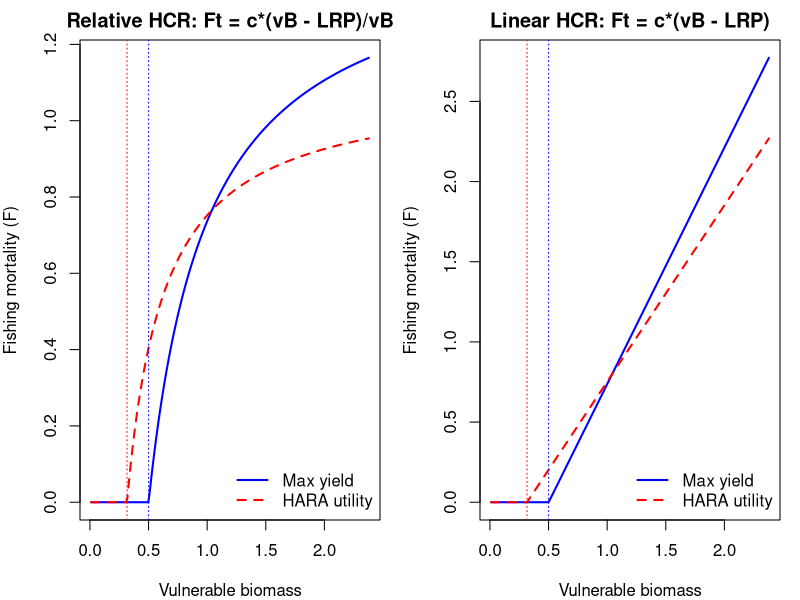
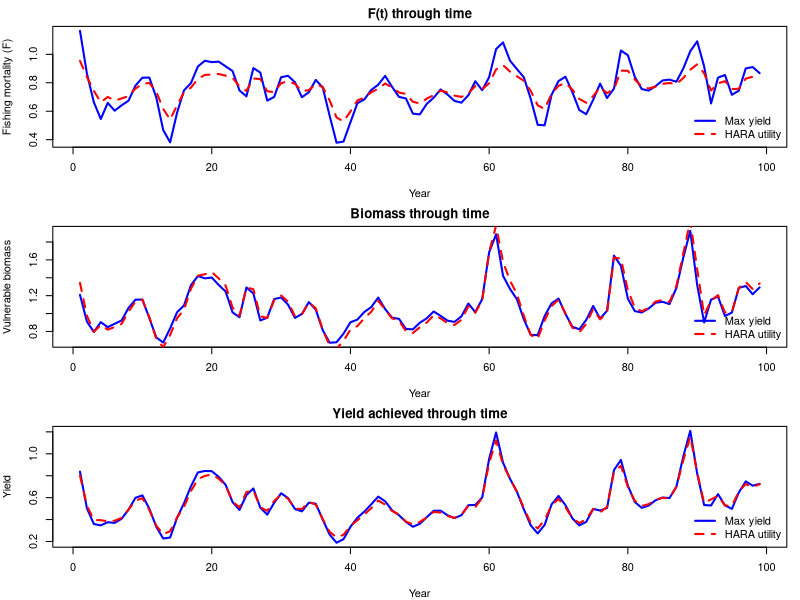
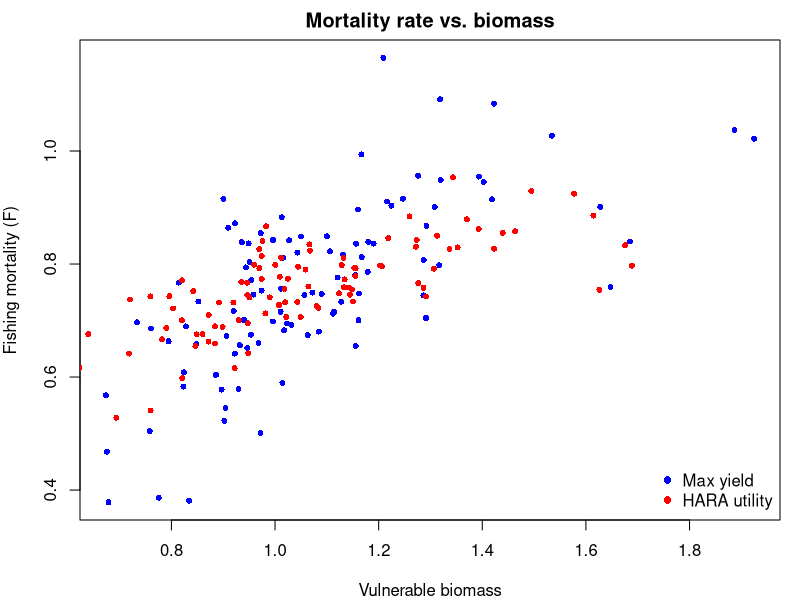

These charts were generated, in order, by the following R code:
# life history inputs
vul <- c(0.05, 0.174, 0.571, 0.899, 1.000, 0.6)
wa <- c(0.05, 0.104, 0.145, 0.186, 0.212, 0.253)
mat <- c(0.05, 0.20, 0.82, 0.99, 1.00, 1.00)
M <- 0.4
n_ages <- length(mat)

# survivorship
lo <- numeric(n_ages)
lo[1] <- 1
for (i in 2:n_ages) lo[i] <- lo[i - 1] * exp(-M)
lo[n_ages] <- lo[n_ages - 1] / (1 - exp(-M))

# recruitment params
Ro <- 10
recK <- 5
sbro <- sum(lo * mat * wa)
ln_alpha <- log(recK / sbro)
br <- (ln_alpha + log(sbro)) / (Ro * sbro)
ninit <- Ro * lo

# simulation settings
n_years <- 100
sdr <- 0.6
set.seed(199)
wt <- rnorm(n_years - 1, 0, sdr)

# objective function using Ft = cslope * (vb - lrp)/vb
get_yield_hcr <- function(par, wt, upow) {
  lrp <- par[1]
  cslope <- par[2]

  log_n <- matrix(-Inf, nrow = n_years, ncol = n_ages)
  log_n[1, ] <- log(ninit)
  ssb <- yield <- vul_bio <- numeric(n_years)
  ssb[1] <- sum(exp(log_n[1, ]) * mat * wa)
  vul_bio[1] <- sum(exp(log_n[1, ]) * wa * vul)

  for (t in 2:n_years) {
    Ft <- max(0, cslope * (vul_bio[t - 1] - lrp) / vul_bio[t - 1])
    Zt <- Ft * vul + M
    log_n[t, 1] <- ln_alpha + log(ssb[t - 1]) - br * ssb[t - 1] + wt[t - 1]
    for (a in 2:n_ages) {
      log_n[t, a] <- log_n[t - 1, a - 1] - Zt[a - 1]
    }
    log_n[t, n_ages] <- log(
      exp(log_n[t, n_ages]) +
        exp(log_n[t - 1, n_ages]) * exp(-Zt[n_ages])
    )
    ssb[t] <- sum(exp(log_n[t, ]) * mat * wa)
    vul_bio[t] <- sum(exp(log_n[t, ]) * wa * vul)
    yield[t] <- sum(exp(log_n[t, ]) * wa * Ft * vul / Zt * (1 - exp(-Zt)))
  }
  -mean((yield[-1])^upow)
}

# thinking abou hyperbolic absolute risk aversion (HARA)
# https://en.wikipedia.org/wiki/Hyperbolic_absolute_risk_aversion
get_upow <- function(certainty, high, low = 0, p = 0.5) {
  log(p) / log(certainty / high)
}

# Example: prefers 20 fish for sure vs. 0/200 gamble at 50-50 odds
get_upow(20, 50)

# upow = 1 (max yield objective)
# upow --> 0 stronger risk aversion and approximates log(catches)

opt_yield <- optim(c(0, 0), get_yield_hcr,
  wt = wt, upow = 1 # max yield
)

# optimize for upow = 0.6 risk-averse (HARA utility)
opt_hara <- optim(c(0, 0), get_yield_hcr,
                  wt = wt, upow = 0.6
)

# extract parameters
lrp_yield <- opt_yield$par[1]
cslope_yield <- opt_yield$par[2]
lrp_hara <- opt_hara$par[1]
cslope_hara <- opt_hara$par[2]

# Create biomass values
xvals <- seq(0.01, sum(ninit * wa * vul), length.out = 200)

# Relative HCRs (your rule)
F_yield <- ifelse(xvals > lrp_yield,
                  cslope_yield * (xvals - lrp_yield) / xvals, 0
)
F_hara <- ifelse(xvals > lrp_hara,
                 cslope_hara * (xvals - lrp_hara) / xvals, 0
)

# linear HCRs
F_yield_lin <- ifelse(xvals > lrp_yield,
                      cslope_yield * (xvals - lrp_yield), 0
)
F_hara_lin <- ifelse(xvals > lrp_hara,
                     cslope_hara * (xvals - lrp_hara), 0
)

# plot
par(mfrow = c(1, 2), mar = c(4, 4, 2, 1))

# Panel 1: Relative (space we optimized in)
plot(xvals, F_yield,
     type = "l", lwd = 2, col = "blue",
     xlab = "Vulnerable biomass", ylab = "Fishing mortality (F)",
     main = "Relative HCR: Ft = c*(vB - LRP)/vB", 
     ylim = c(0, max(F_yield, F_hara))
)
lines(xvals, F_hara, col = "red", lwd = 2, lty = 2)
abline(v = lrp_yield, col = "blue", lty = 3)
abline(v = lrp_hara, col = "red", lty = 3)
legend("bottomright",
       legend = c("Max yield", "HARA utility"),
       col = c("blue", "red"), lty = c(1, 2), lwd = 2, bty = "n"
)

# Panel 2: Linear (space stakeholders and managers want to see)
plot(xvals, F_yield_lin,
     type = "l", lwd = 2, col = "blue",
     xlab = "Vulnerable biomass", ylab = "Fishing mortality (F)",
     main = "Linear HCR: Ft = c*(vB - LRP)", 
     ylim = c(0, max(F_yield_lin, F_hara_lin))
)
lines(xvals, F_hara_lin, col = "red", lwd = 2, lty = 2)
abline(v = lrp_yield, col = "blue", lty = 3)
abline(v = lrp_hara, col = "red", lty = 3)
legend("bottomright",
       legend = c("Max yield", "HARA utility"),
       col = c("blue", "red"), lty = c(1, 2), lwd = 2, bty = "n"
)

# simulate dynamics
simulate_dynamics <- function(lrp, cslope, wt) {
  log_n <- matrix(-Inf, nrow = n_years, ncol = n_ages)
  log_n[1, ] <- log(ninit)
  ssb <- yield <- vul_bio <- F_out <- numeric(n_years)
  ssb[1] <- sum(exp(log_n[1, ]) * mat * wa)
  vul_bio[1] <- sum(exp(log_n[1, ]) * wa * vul)
  for (t in 2:n_years) {
    Ft <- max(0, cslope * (vul_bio[t - 1] - lrp) / vul_bio[t - 1])
    Zt <- Ft * vul + M
    F_out[t] <- Ft
    log_n[t, 1] <- ln_alpha + log(ssb[t - 1]) - br * ssb[t - 1] + wt[t - 1]
    for (a in 2:n_ages) {
      log_n[t, a] <- log_n[t - 1, a - 1] - Zt[a - 1]
    }
    log_n[t, n_ages] <- log(
      exp(log_n[t, n_ages]) +
        exp(log_n[t - 1, n_ages]) * exp(-Zt[n_ages])
    )
    ssb[t] <- sum(exp(log_n[t, ]) * mat * wa)
    vul_bio[t] <- sum(exp(log_n[t, ]) * wa * vul)
    yield[t] <- sum(exp(log_n[t, ]) * wa * Ft * vul / Zt * (1 - exp(-Zt)))
  }
  list(vul_bio = vul_bio, yield = yield, F = F_out)
}

# simulate under each rule
dyn_yield <- simulate_dynamics(lrp_yield, cslope_yield, wt)
dyn_hara  <- simulate_dynamics(lrp_hara, cslope_hara, wt)

# plot biomass, yield, and fishing mortality
par(mfrow = c(3, 1), mar = c(4, 4, 2, 1))

# 1. Fishing mortality
plot(dyn_yield$F[-1], type = "l", col = "blue", lwd = 2,
     ylab = "Fishing mortality (F)", xlab = "Year", main = "F(t) through time")
lines(dyn_hara$F[-1], col = "red", lwd = 2, lty = 2)
legend("bottomright", legend = c("Max yield", "HARA utility"),
       col = c("blue", "red"), lty = c(1, 2), lwd = 2, bty = "n")

# 2. Vulnerable biomass
plot(dyn_yield$vul_bio[-1], type = "l", col = "blue", lwd = 2,
     ylab = "Vulnerable biomass", xlab = "Year", main = "Biomass through time")
lines(dyn_hara$vul_bio[-1], col = "red", lwd = 2, lty = 2)
legend("bottomright", legend = c("Max yield", "HARA utility"),
       col = c("blue", "red"), lty = c(1, 2), lwd = 2, bty = "n")

# 3. Yield
plot(dyn_yield$yield[-1], type = "l", col = "blue", lwd = 2,
     ylab = "Yield", xlab = "Year", main = "Yield achieved through time")
lines(dyn_hara$yield[-1], col = "red", lwd = 2, lty = 2)
legend("bottomright", legend = c("Max yield", "HARA utility"),
       col = c("blue", "red"), lty = c(1, 2), lwd = 2, bty = "n")

# plot F(t) vs. vulnerable biomass
par(mfrow=c(1,1))
plot(dyn_yield$vul_bio[-1], dyn_yield$F[-1], col = "blue", pch = 16,
     xlab = "Vulnerable biomass", ylab = "Fishing mortality (F)",
     main = "Mortality rate vs. biomass", cex = 0.8)
points(dyn_hara$vul_bio[-1], dyn_hara$F[-1], col = "red", pch = 16, cex = 0.8)
legend("bottomright", legend = c("Max yield", "HARA utility"),
       col = c("blue", "red"), pch = 16, bty = "n")

#----------------------------
# Some stuff to discuss  
# Dynamic programming solutions from 1975-1990s show these general findings
# Parama, Walters, Hilborn, more Walters, etc.
# Gives you a means to manage a dynamic fishery via a feedback policy
# Which policy is more sustainable? 
# Could you do this with more complex objective functions? yes, but...
# A point about overcapitalization and the so-called precautionary approach